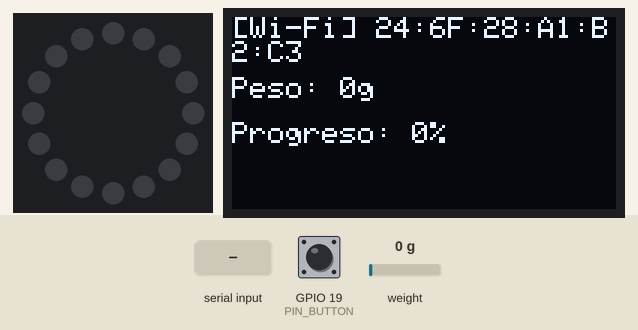
A program run on a simulated ESP32. On the bench: 16 RGB LEDs in a ring, first at the top, clockwise, 128×64 one-colour display. The inputs (shaded band) are chosen by the test bench; at power-on: GPIO 19 (PIN_BUTTON) HIGH, weight on the scale 0 g. Dim RGB values are drawn brighter than linear; WiFi joins after 1.5 s; servers stay silent unless stated; uploads are accepted with an empty reply; what the program prints to the serial monitor is not drawn.

Above: at 7.4 s.
7.5 s: "PROGRESS:90\n" received over Serial
At 8.6 s:
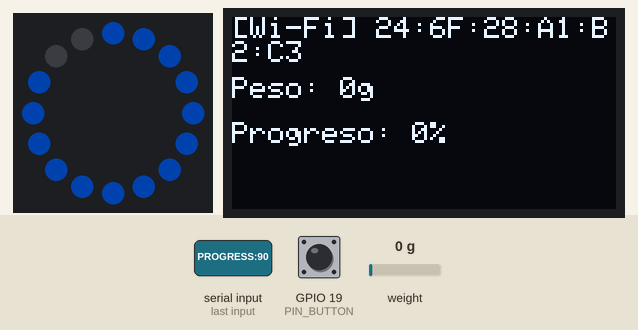
11.0 s: GPIO 19 (PIN_BUTTON) pulled LOW for 1.45 s
At 14.2 s:
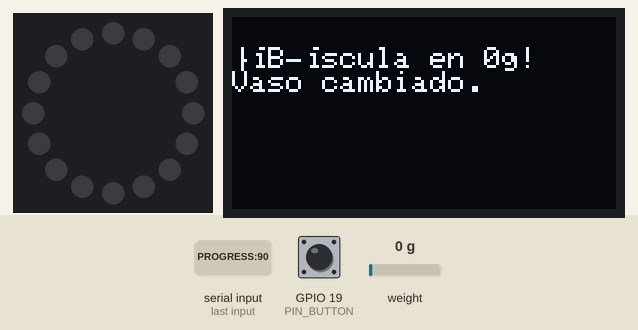
17.0 s: weight on the scale set to 100 g
At 18.5 s:
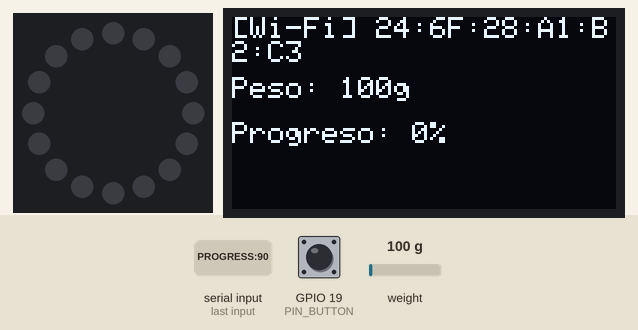
19.4 s: weight on the scale set to 11 g
At 21.1 s:
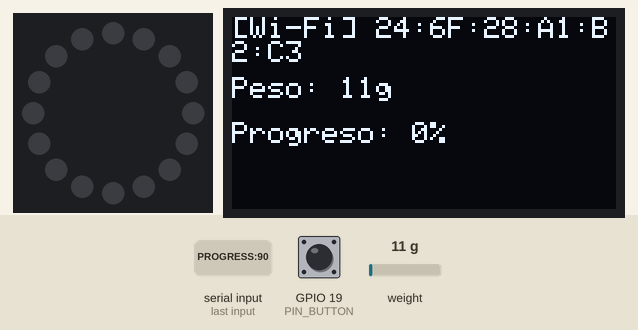
22.0 s: weight on the scale set to 8 g
At 23.8 s:
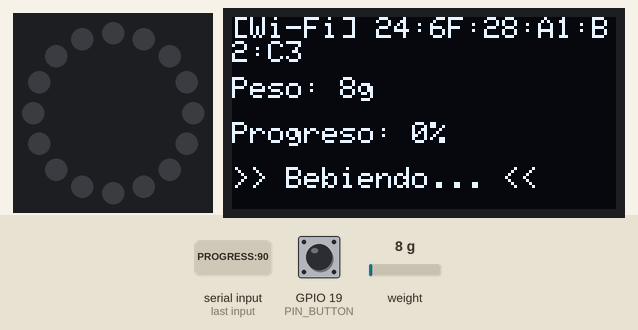
24.5 s: "PROGRESS:90\n" received over Serial
At 27.7 s:
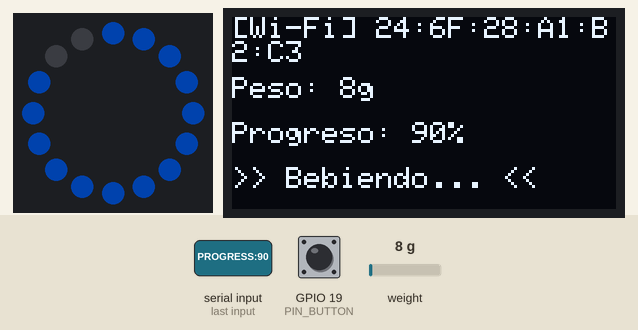
Timing chart, 0 to 29.2 s (numbered marks = the images above; inputs shaded):
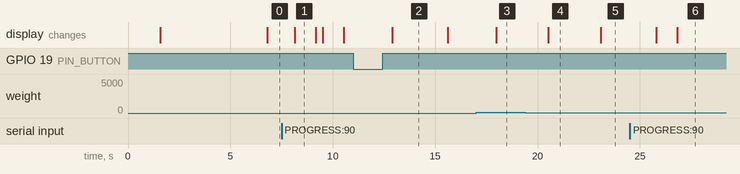

The program:

main.cpp
```cpp
#include <WiFi.h>
#include <HTTPClient.h>
#include <Wire.h>
#include <Adafruit_GFX.h>
#include <Adafruit_SSD1306.h>
#include <Adafruit_NeoPixel.h>
#include "HX711.h"

// --- DATOS A CAMBIAR POR EL USUARIO ---
const char* ssid = "iPhone de Alberto";
const char* password = "alberto123";

const String SUPABASE_URL = "https://vtbullshwdkpufritrth.supabase.co";
const String SUPABASE_ANON_KEY = "eyJhbGciOiJIUzI1NiIsInR5cCI6IkpXVCJ9.eyJpc3MiOiJzdXBhYmFzZSIsInJlZiI6InZ0YnVsbHNod2RrcHVmcml0cnRoIiwicm9sZSI6ImFub24iLCJpYXQiOjE3NzgxMTcxODUsImV4cCI6MjA5MzY5MzE4NX0.fFbyqAVvcEKIlk7q9DBj0cX7ckJ2yddibsQelw3BACY";
// --------------------------------------

// PINES
#define PIN_OLED_SDA     21
#define PIN_OLED_SCL     22
#define PIN_HX711_DOUT   32
#define PIN_HX711_PD_SCK 33
#define PIN_NEOPIXEL     18
#define PIN_BUTTON       19 // Pin para el botón de Tara

// CONSTANTES
#define SCREEN_WIDTH     128
#define SCREEN_HEIGHT    64
#define NUM_LEDS         16
#define MAX_BRIGHTNESS   50

Adafruit_SSD1306 oled(SCREEN_WIDTH, SCREEN_HEIGHT, &Wire, -1);
Adafruit_NeoPixel ring(NUM_LEDS, PIN_NEOPIXEL, NEO_GRB + NEO_KHZ800);
HX711 scale;
float calibration_factor = 420.0;

// Variables lógicas
float lastStableWeight = 0;
bool isGlassLifted = false;
bool isStabilizing = false;
unsigned long liftTime = 0;
unsigned long placedTime = 0;
unsigned long lastWiFiCheck = 0;
unsigned long lastSyncCheck = 0;
float currentProgressPercent = 0.0;
String macAddress = "Conectando...";

// Declaración de funciones antes de usarlas
void sendDrinkToSupabase(int amount);
void updateLedRing(float percent);

void setup() {
  Serial.begin(115200);

  // Inicializar Botón de Tara
  pinMode(PIN_BUTTON, INPUT_PULLUP);

  ring.begin();
  ring.setBrightness(MAX_BRIGHTNESS);
  ring.clear();
  ring.show();

  Wire.begin(PIN_OLED_SDA, PIN_OLED_SCL);
  if(oled.begin(SSD1306_SWITCHCAPVCC, 0x3C)) {
    oled.clearDisplay();
    oled.setTextColor(SSD1306_WHITE);
  }

  WiFi.mode(WIFI_STA);

  oled.clearDisplay();
  oled.setCursor(0,0);
  oled.println("Conectando Wi-Fi...");
  oled.display();

  WiFi.begin(ssid, password);
  int retries = 0;
  while (WiFi.status() != WL_CONNECTED && retries < 15) {
    delay(500);
    Serial.print(".");
    retries++;
  }

  macAddress = WiFi.macAddress();

  oled.clearDisplay();
  oled.setCursor(0,0);
  if (WiFi.status() == WL_CONNECTED) {
    oled.println("Wi-Fi CONECTADO!");
  } else {
    oled.println("Wi-Fi DESCONECTADO");
    oled.println("(Modo Solo USB)");
  }
  oled.setCursor(0, 20);
  oled.println("Tu MAC de Vinculacion:");
  oled.println(macAddress);
  oled.display();
  delay(3000);

  // Inicializar Báscula
  scale.begin(PIN_HX711_DOUT, PIN_HX711_PD_SCK);
  scale.set_scale();
  scale.tare();
  scale.set_scale(calibration_factor);
}

void loop() {
  // 0. BOTÓN DE TARA (Cambio de Vaso / Rellenado)
  if (digitalRead(PIN_BUTTON) == LOW) {
    scale.tare();
    lastStableWeight = 0;
    isGlassLifted = false;
    isStabilizing = false;

    oled.clearDisplay();
    oled.setTextSize(1);
    oled.setCursor(0, 10);
    oled.println("¡Báscula en 0g!");
    oled.println("Vaso cambiado.");
    oled.display();

    delay(1500);
    return;
  }

  // 1. RECONEXIÓN WI-FI Y SINCRONIZACIÓN
  if (WiFi.status() != WL_CONNECTED && (millis() - lastWiFiCheck > 10000)) {
    WiFi.reconnect();
    if(macAddress == "00:00:00:00:00:00" || macAddress == "Conectando...") {
        macAddress = WiFi.macAddress();
    }
    lastWiFiCheck = millis();

  } else if (WiFi.status() == WL_CONNECTED && (macAddress == "00:00:00:00:00:00" || macAddress == "Conectando...")) {
    macAddress = WiFi.macAddress();

  } else if (WiFi.status() == WL_CONNECTED && (millis() - lastSyncCheck > 3000)) { // Modificado a 3s como pediste
    sendDrinkToSupabase(0);
    lastSyncCheck = millis();
  }

  // 2. LEER COMANDOS DE LA WEB (Vía cable Serial USB)
  if (Serial.available() > 0) {
    String command = Serial.readStringUntil('\n');
    command.trim();
    if (command.startsWith("PROGRESS:")) {
      float val = command.substring(9).toFloat();
      if (val < 0) {
        currentProgressPercent = -val;
        updateLedRing(0.0);
      } else {
        currentProgressPercent = val;
        updateLedRing(currentProgressPercent);
      }
    }
  }

  // 3. LEER BÁSCULA
  float weight = scale.get_units(10);
  if (weight < 0) weight = 0.0;

  // A. El vaso se levanta de la mesa
  if (weight < 10 && !isGlassLifted && lastStableWeight > 15) {
    isGlassLifted = true;
    isStabilizing = false;
    liftTime = millis();
  }

  // B. El vaso toca la báscula de regreso
  if (weight > 15 && isGlassLifted && !isStabilizing && (millis() - liftTime > 1000)) {
    isStabilizing = true;
    placedTime = millis();
  }

  if (isStabilizing && (millis() - placedTime > 3000)) {
    isGlassLifted = false;
    isStabilizing = false;

    float diff = lastStableWeight - weight;

    if (diff >= 10) {
      int amountDrank = (int)round(diff);

      Serial.print("DRINK:");
      Serial.println(amountDrank);

      if (WiFi.status() == WL_CONNECTED) {
        sendDrinkToSupabase(amountDrank);
        lastSyncCheck = millis();
      }
    }
    lastStableWeight = weight;
  }

  // D. Peso inicial
  if (!isGlassLifted && !isStabilizing && weight > 15 && lastStableWeight < 15) {
    lastStableWeight = weight;
  }

  if (!isGlassLifted && !isStabilizing && weight > (lastStableWeight + 15)) {
    lastStableWeight = weight;
  }

  // 4. ACTUALIZAR PANTALLA OLED
  oled.clearDisplay();
  oled.setTextSize(1);
  oled.setCursor(0, 0);
  if(WiFi.status() == WL_CONNECTED) {
    oled.print("[Wi-Fi] ");
  } else {
    oled.print("[USB]   ");
  }
  oled.println(macAddress);

  oled.setCursor(0, 20);
  oled.print("Peso: ");
  oled.print((int)weight);
  oled.println("g");

  oled.setCursor(0, 35);
  oled.print("Progreso: ");
  oled.print((int)currentProgressPercent);
  oled.println("%");

  if (isGlassLifted || isStabilizing) {
    oled.setCursor(0, 50);
    oled.println(">> Bebiendo... <<");
  }
  oled.display();

  delay(150);
}

void sendDrinkToSupabase(int amount) {
  HTTPClient http;
  String url = SUPABASE_URL + "/rest/v1/rpc/log_drink_from_device";

  http.begin(url);
  http.addHeader("Content-Type", "application/json");
  http.addHeader("apikey", SUPABASE_ANON_KEY);
  http.addHeader("Authorization", "Bearer " + SUPABASE_ANON_KEY);

  String payload = "{\"device_mac\":\"" + macAddress + "\",\"drink_amount\":" + String(amount) + "}";

  int httpResponseCode = http.POST(payload);

  if (httpResponseCode == 200) {
    String response = http.getString();
    float val = response.toFloat();
    if (val < 0) {
      currentProgressPercent = -val;
      updateLedRing(0.0);
    } else {
      currentProgressPercent = val;
      updateLedRing(currentProgressPercent);
    }
  } else {
    if (amount > 0) {
      Serial.print("Error enviando por Wi-Fi. HTTP Code: ");
      Serial.println(httpResponseCode);
    } else {
      currentProgressPercent = 0.0;
      updateLedRing(0.0);
    }
  }
  http.end();
}

void updateLedRing(float percent) {
  if(percent > 100.0) percent = 100.0;
  if(percent < 0.0) percent = 0.0;

  int ledsToLight = (int)((percent / 100.0) * NUM_LEDS);
  ring.clear();
  for(int i = 0; i < NUM_LEDS; i++) {
    if(i < ledsToLight) ring.setPixelColor(i, ring.Color(0, 100, 255));
  }
  if (percent >= 100.0) {
    for(int i = 0; i < NUM_LEDS; i++) ring.setPixelColor(i, ring.Color(0, 255, 0));
  }
  ring.show();
}
```

Measured:
- the behaviour switches between 10 and 9 g on weight on the scale (found by bisection; images 4 and 5)
- after the input at 11.0 s, the display: changes after 1.9 s (image 2)
- after the input at 17.0 s, the display: changes after 0.97 s (image 3)
- after the input at 19.4 s, the display: changes after 1.1 s (image 4)
- after the input at 22.0 s, the display: changes after 1.1 s (image 5)
- what the display in image 1 shows lasts 1.1 s, from 8.1 s to 9.2 s
- what the display in image 2 shows lasts 2.7 s, from 12.9 s to 15.6 s
